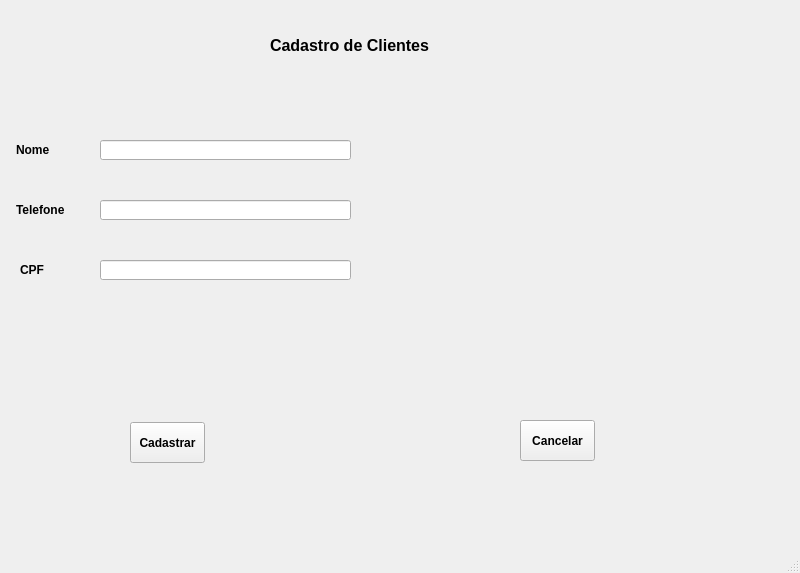
<?xml version="1.0" encoding="UTF-8"?>
<ui version="4.0">
 <class>MainWindow</class>
 <widget class="QMainWindow" name="MainWindow">
  <property name="geometry">
   <rect>
    <x>0</x>
    <y>0</y>
    <width>800</width>
    <height>573</height>
   </rect>
  </property>
  <property name="windowTitle">
   <string>MainWindow</string>
  </property>
  <widget class="QWidget" name="centralwidget">
   <widget class="QLabel" name="label_2">
    <property name="geometry">
     <rect>
      <x>16</x>
      <y>140</y>
      <width>71</width>
      <height>20</height>
     </rect>
    </property>
    <property name="font">
     <font>
      <pointsize>9</pointsize>
      <weight>75</weight>
      <bold>true</bold>
     </font>
    </property>
    <property name="text">
     <string>Nome</string>
    </property>
   </widget>
   <widget class="QLabel" name="label_3">
    <property name="geometry">
     <rect>
      <x>16</x>
      <y>200</y>
      <width>71</width>
      <height>20</height>
     </rect>
    </property>
    <property name="font">
     <font>
      <pointsize>9</pointsize>
      <weight>75</weight>
      <bold>true</bold>
     </font>
    </property>
    <property name="text">
     <string>Telefone</string>
    </property>
   </widget>
   <widget class="QLabel" name="label_4">
    <property name="geometry">
     <rect>
      <x>20</x>
      <y>260</y>
      <width>71</width>
      <height>20</height>
     </rect>
    </property>
    <property name="font">
     <font>
      <pointsize>9</pointsize>
      <weight>75</weight>
      <bold>true</bold>
     </font>
    </property>
    <property name="text">
     <string>CPF</string>
    </property>
   </widget>
   <widget class="QPushButton" name="pushButton">
    <property name="geometry">
     <rect>
      <x>130</x>
      <y>422</y>
      <width>75</width>
      <height>41</height>
     </rect>
    </property>
    <property name="font">
     <font>
      <weight>75</weight>
      <bold>true</bold>
     </font>
    </property>
    <property name="text">
     <string>Cadastrar</string>
    </property>
   </widget>
   <widget class="QPushButton" name="pushButton_2">
    <property name="geometry">
     <rect>
      <x>520</x>
      <y>420</y>
      <width>75</width>
      <height>41</height>
     </rect>
    </property>
    <property name="font">
     <font>
      <weight>75</weight>
      <bold>true</bold>
     </font>
    </property>
    <property name="text">
     <string>Cancelar</string>
    </property>
   </widget>
   <widget class="QLineEdit" name="lineEdit">
    <property name="geometry">
     <rect>
      <x>100</x>
      <y>140</y>
      <width>251</width>
      <height>20</height>
     </rect>
    </property>
   </widget>
   <widget class="QLineEdit" name="lineEdit_2">
    <property name="geometry">
     <rect>
      <x>100</x>
      <y>200</y>
      <width>251</width>
      <height>20</height>
     </rect>
    </property>
   </widget>
   <widget class="QLineEdit" name="lineEdit_3">
    <property name="geometry">
     <rect>
      <x>100</x>
      <y>260</y>
      <width>251</width>
      <height>20</height>
     </rect>
    </property>
   </widget>
   <widget class="QLabel" name="label">
    <property name="geometry">
     <rect>
      <x>270</x>
      <y>30</y>
      <width>211</width>
      <height>31</height>
     </rect>
    </property>
    <property name="font">
     <font>
      <pointsize>12</pointsize>
      <weight>75</weight>
      <bold>true</bold>
     </font>
    </property>
    <property name="text">
     <string>Cadastro de Clientes</string>
    </property>
   </widget>
  </widget>
  <widget class="QStatusBar" name="statusbar"/>
 </widget>
 <resources/>
 <connections/>
</ui>
